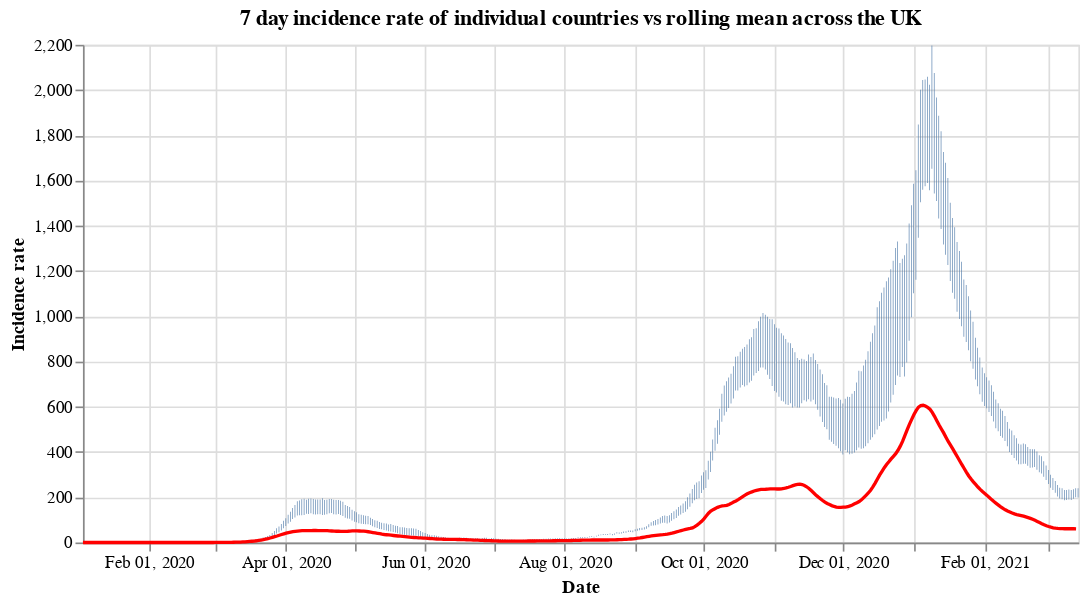

The code cell stored with this chart in its notebook:
### Code cell
#collapse
countries = uk_cases['areaName'].unique()
countries.sort()

selection = alt.selection_single(
    name='Select',
    fields=['areaName'],
    init={'areaName': 'Wales'},
    bind={'areaName': alt.binding_select(options=countries)}
)

# scatter plot, modify opacity based on selection
bars = alt.Chart(uk_cases).mark_bar().add_selection(
    selection
).encode(
    x=alt.X("yearmonthdate(date):T", axis=alt.Axis(title='Date')),
    y=alt.Y("weeklyCasesRate:Q", axis=alt.Axis(title='Incidence rate')),
    tooltip='weeklyCasesRate:Q',
    opacity=alt.condition(selection, alt.value(1), alt.value(0))
).properties(title=f'7 day incidence rate of individual countries vs rolling mean across the UK', width=600)

line = alt.Chart(overview_cases).mark_line(
    color='red',
    size=2,
).transform_window(
    rolling_mean='mean(weeklyCasesRate)',
    frame=[0, 7]
).encode(
    x='yearmonthdate(date):T',
    y='rolling_mean:Q'
)

alt.layer(bars, line)

### Figure 1 — Vega-Lite specification as saved in the notebook (floating-point values rounded to 4 significant figures; data arrays with more than 128 entries replaced by an {"elided": "..."} marker saying what was removed)
{"config": {"view": {"continuousWidth": 400, "continuousHeight": 300}}, "layer": [{"data": {"name": "data-fc28a891899e84f8dee111238fd1981b"}, "mark": "bar", "encoding": {"opacity": {"condition": {"value": 1, "selection": "Select"}, "value": 0}, "tooltip": {"type": "quantitative", "field": "weeklyCasesRate"}, "x": {"type": "temporal", "axis": {"title": "Date"}, "field": "date", "timeUnit": "yearmonthdate"}, "y": {"type": "quantitative", "axis": {"title": "Incidence rate"}, "field": "weeklyCasesRate"}}, "selection": {"Select": {"type": "single", "fields": ["areaName"], "init": {"areaName": "Wales"}, "bind": {"areaName": {"input": "select", "options": ["England", "Northern Ireland", "Scotland", "Wales"]}}}}, "title": "7 day incidence rate of individual countries vs rolling mean across the UK", "width": 600}, {"data": {"name": "data-6a52dfe4b4e5c251cf1ee3892b9dfe02"}, "mark": {"type": "line", "color": "red", "size": 2}, "encoding": {"x": {"type": "temporal", "field": "date", "timeUnit": "yearmonthdate"}, "y": {"type": "quantitative", "field": "rolling_mean"}}, "transform": [{"window": [{"op": "mean", "field": "weeklyCasesRate", "as": "rolling_mean"}], "frame": [0, 7]}]}], "$schema": "https://vega.github.io/schema/vega-lite/v4.8.1.json", "datasets": {"data-fc28a891899e84f8dee111238fd1981b": {"elided": "1744 records"}, "data-6a52dfe4b4e5c251cf1ee3892b9dfe02": {"elided": "436 records"}}}
